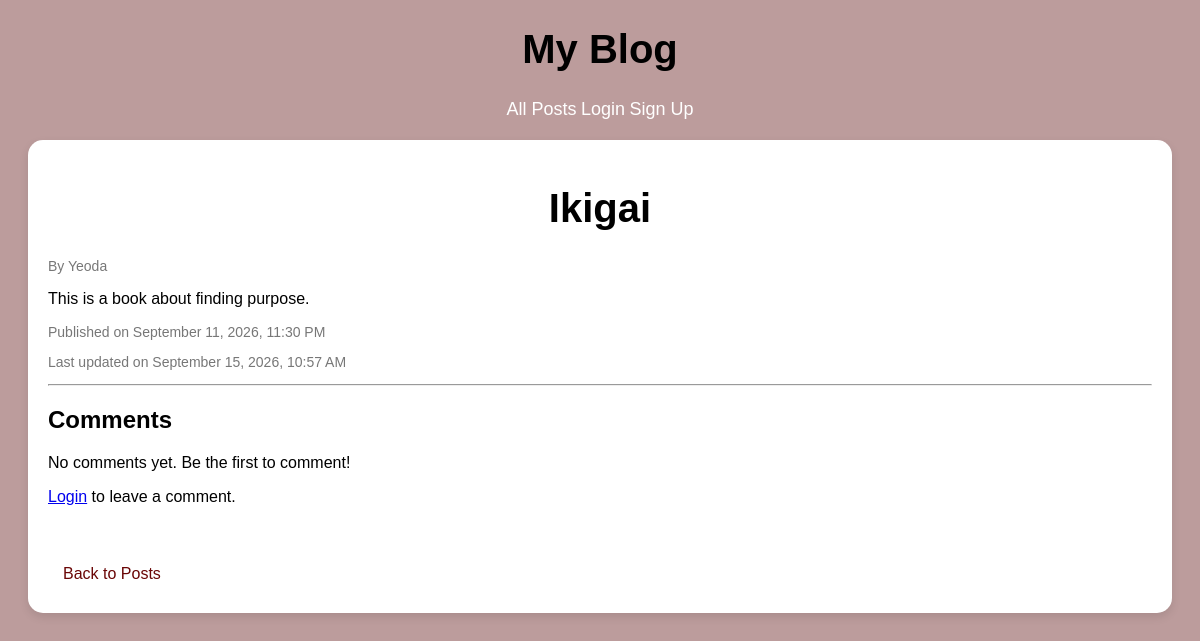
The app's page /posts/1/ with its own data.
### posts/models.py (models this page shows, shortened)
class Post(models.Model):
    title = models.CharField(max_length=200)
    content = models.TextField()
    author = models.ForeignKey(User, on_delete=models.CASCADE)
    created_at = models.DateTimeField(auto_now_add=True)
    updated_at = models.DateTimeField(auto_now=True)

### posts/views.py (the view)
# urls.py: path("<int:post_id>/", views.post_details, name="post_detail"), # type: ignore
def post_details(request, post_id):
    post = get_object_or_404(Post.objects.select_related("author").prefetch_related("comments__author"), id=post_id)
    if request.method == "POST":
        if not request.user.is_authenticated:
            return redirect("login")
        form = CommentForm(request.POST)
        if form.is_valid():
            comment = form.save(commit=False)
            comment.post = post
            comment.author = request.user
            comment.save()
            return redirect("post_detail", post_id = post.id)
    else:
        form = CommentForm()
    return render(request, "posts/post_detail.html", {"post": post, "form": form,})

### posts/templates/posts/post_detail.html (shortened to what this page needs)
{% extends "posts/base.html" %}
{% block bodycontent %}
    <div class="post">
    <h1>{{ post.title }}</h1>
    <p class="meta">By {{ post.author.username }}</p>
    <p>{{ post.content }}</p>
    <p class="meta">Published on {{ post.created_at|date:"F j, Y, g:i A" }}</p>
    <p class="meta">Last updated on {{post.updated_at|date:"F j, Y, g:i A" }}</p>
    <hr>
    <h2>Comments</h2>
    {% for comment in post.comments.all %}
        <div class="comment">
            <strong>{{ comment.author.username }}</strong>
            <p>{{ comment.content }}</p>
            <small>
                {{ comment.created_at|date:"F j, Y, g:i A" }}
            </small>
            {% if user == comment.author %}
                <a href="{% url 'comment_edit' comment.id %}">Edit</a>
                <a href="{% url 'comment_delete' comment.id %}">Delete Comment</a>
            {% endif %}
        </div>
    {% empty %}
        <p>No comments yet. Be the first to comment!</p>
    {% endfor %}
    {% if user.is_authenticated %}
        <h3>Leave a comment</h3>
        <form method="post">
            {% csrf_token %}
            {{ form.as_p }}
            <button type="submit">Post Comment</button>
        </form>
    {% else %}
        <p>
            <a href="{% url 'login' %}">Login</a>
            to leave a comment.
        </p>
    {% endif %}
    <br>
    <a class="back-link" href="{% url 'post_list' %}">Back to Posts</a>
    </div>
{% endblock %}

### posts/static/posts/style.css (style rules this page uses)
body { font-family: Arial, sans-serif; background-color: #bc9c9c; }
.post { background-color: white; padding: 20px; margin: 20px; border-radius: 15px; box-shadow: 0 4px 10px rgba(0, 0, 0, 0.1); }
h1 { text-align: center; font-size: 40px; }
.meta { color: #777; font-size: 14px; }
.back-link { display: inline-block; margin-top: 15px; padding: 10px 15px; background-color: transparent; color: rgb(106, 6, 6); text-decoration: none; border-radius: 5px; }

### records on screen
Post: title "Ikigai", author.username "Yeoda", content "This is a book about finding purpose.", created_at "September 11, 2026, 11:30 PM", updated_at "September 15, 2026, 10:57 AM"
